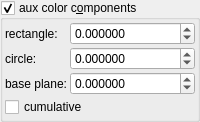
    <widget class="MyGroupBox" name="groupCheck_fold_color_aux_color_enabled">
     <property name="title">
      <string>aux color c&amp;omponents</string>
     </property>
     <property name="checkable">
      <bool>true</bool>
     </property>
     <layout class="QVBoxLayout" name="verticalLayout_12">
      <property name="leftMargin">
       <number>2</number>
      </property>
      <property name="topMargin">
       <number>2</number>
      </property>
      <property name="rightMargin">
       <number>2</number>
      </property>
      <property name="bottomMargin">
       <number>2</number>
      </property>
      <item>
       <layout class="QGridLayout" name="gridLayout_23" columnstretch="0,1">
        <property name="spacing">
         <number>2</number>
        </property>
        <item row="4" column="0" colspan="2">
         <widget class="MyCheckBox" name="checkBox_transf_function_enabledJ_false">
          <property name="text">
           <string>cumulative</string>
          </property>
         </widget>
        </item>
        <item row="2" column="0">
         <widget class="QLabel" name="label_59">
          <property name="text">
           <string>circle:</string>
          </property>
         </widget>
        </item>
        <item row="1" column="0">
         <widget class="QLabel" name="label_60">
          <property name="text">
           <string>rectangle:</string>
          </property>
         </widget>
        </item>
        <item row="1" column="1">
         <widget class="MyDoubleSpinBox" name="spinbox4_fold_color_difs_0000_x">
          <property name="sizePolicy">
           <sizepolicy hsizetype="Minimum" vsizetype="Maximum">
            <horstretch>0</horstretch>
            <verstretch>0</verstretch>
           </sizepolicy>
          </property>
          <property name="prefix">
           <string/>
          </property>
          <property name="suffix">
           <string/>
          </property>
          <property name="decimals">
           <number>6</number>
          </property>
          <property name="minimum">
           <double>-100.000000000000000</double>
          </property>
          <property name="maximum">
           <double>100.000000000000000</double>
          </property>
          <property name="singleStep">
           <double>0.100000000000000</double>
          </property>
         </widget>
        </item>
        <item row="2" column="1">
         <widget class="MyDoubleSpinBox" name="spinbox4_fold_color_difs_0000_y">
          <property name="sizePolicy">
           <sizepolicy hsizetype="Minimum" vsizetype="Maximum">
            <horstretch>0</horstretch>
            <verstretch>0</verstretch>
           </sizepolicy>
          </property>
          <property name="prefix">
           <string/>
          </property>
          <property name="suffix">
           <string/>
          </property>
          <property name="decimals">
           <number>6</number>
          </property>
          <property name="minimum">
           <double>-100.000000000000000</double>
          </property>
          <property name="maximum">
           <double>100.000000000000000</double>
          </property>
          <property name="singleStep">
           <double>0.100000000000000</double>
          </property>
         </widget>
        </item>
        <item row="3" column="1">
         <widget class="MyDoubleSpinBox" name="spinbox4_fold_color_difs_0000_z">
          <property name="sizePolicy">
           <sizepolicy hsizetype="Minimum" vsizetype="Maximum">
            <horstretch>0</horstretch>
            <verstretch>0</verstretch>
           </sizepolicy>
          </property>
          <property name="prefix">
           <string/>
          </property>
          <property name="suffix">
           <string/>
          </property>
          <property name="decimals">
           <number>6</number>
          </property>
          <property name="minimum">
           <double>-100.000000000000000</double>
          </property>
          <property name="maximum">
           <double>100.000000000000000</double>
          </property>
          <property name="singleStep">
           <double>0.100000000000000</double>
          </property>
         </widget>
        </item>
        <item row="3" column="0">
         <widget class="QLabel" name="label_61">
          <property name="text">
           <string>base plane:</string>
          </property>
         </widget>
        </item>
       </layout>
      </item>
     </layout>
    </widget>
